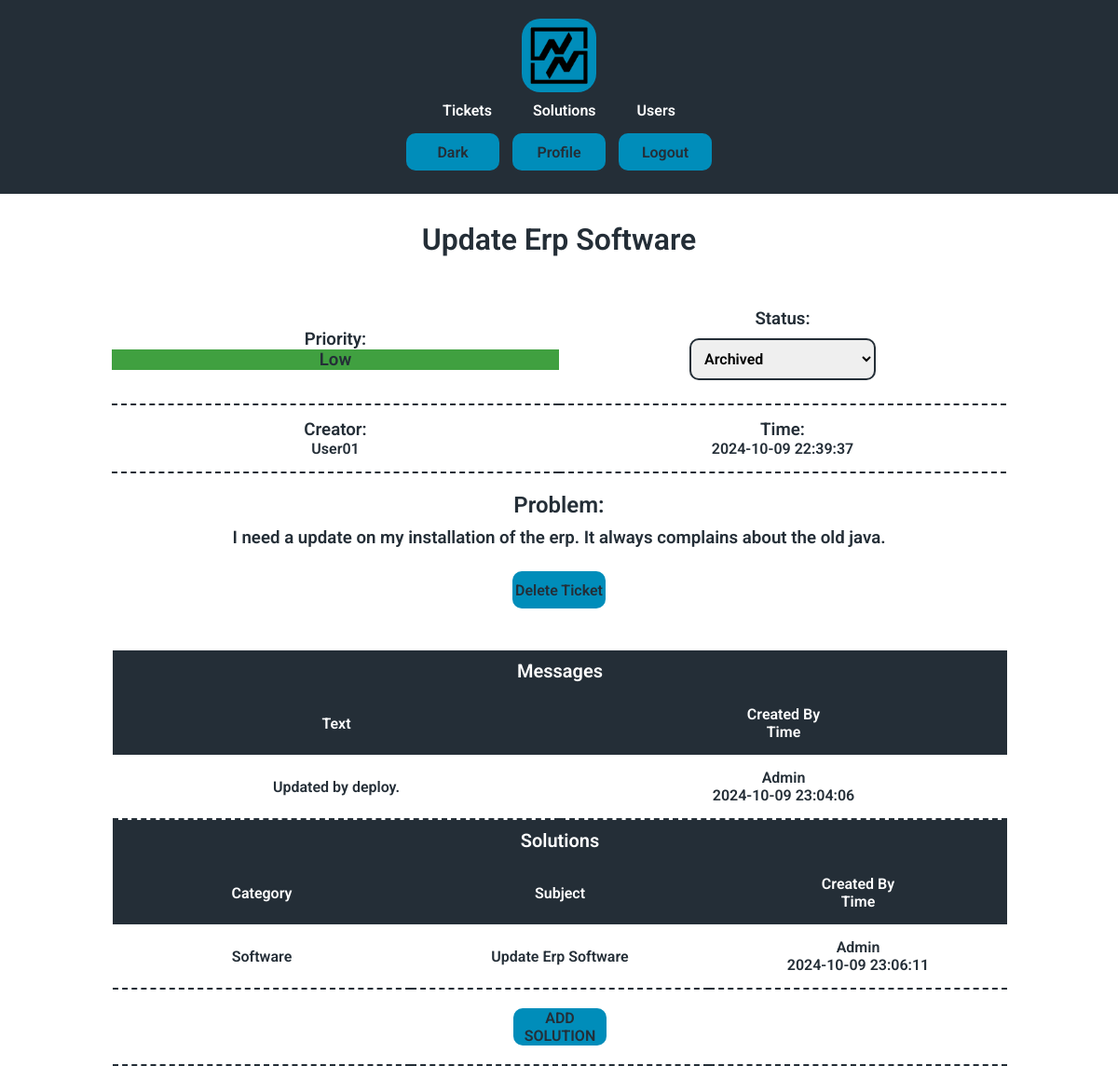
The page /showticket?id=2 (signed in) on the database its author committed.
### tables this page shows
CREATE TABLE tickets (
id INTEGER PRIMARY KEY AUTOINCREMENT NOT NULL,
subject TEXT NOT NULL,
creator INTEGER,
description TEXT,
status INTEGER DEFAULT 0 NOT NULL,
priority INTEGER DEFAULT 0 NOT NULL,
time TIMESTAMP DEFAULT CURRENT_TIMESTAMP,
FOREIGN KEY(creator) REFERENCES users(id)
ON DELETE SET NULL
ON UPDATE NO ACTION
);

CREATE TABLE users (id INTEGER PRIMARY KEY AUTOINCREMENT NOT NULL, name TEXT NOT NULL, hash TEXT NOT NULL, permission INTEGER DEFAULT 4 NOT NULL, active BLOB DEFAULT 0 NOT NULL, email TEXT NOT NULL);

CREATE TABLE messages(
    ticket_id INTEGER,
    creator INTEGER,
    time TIMESTAMP DEFAULT CURRENT_TIMESTAMP,
    message TEXT NOT NULL,
    FOREIGN KEY(ticket_id) REFERENCES tickets(id)ON DELETE CASCADE ON UPDATE NO ACTION,
    FOREIGN KEY(creator) REFERENCES users(id) ON DELETE SET NULL ON UPDATE NO ACTION
);

CREATE TABLE solutions (
id INTEGER PRIMARY KEY AUTOINCREMENT NOT NULL,
category TEXT NOT NULL,
subject TEXT NOT NULL,
creator INTEGER,
description TEXT,
time TIMESTAMP DEFAULT CURRENT_TIMESTAMP,
FOREIGN KEY(creator) REFERENCES users(id) ON DELETE SET NULL ON UPDATE NO ACTION
);

### app.py (the view)
@app.route("/showticket")
@login_required
def showticket():
    ticketID = request.args.get("id")
    if ticketID:
        session["show_ticket"] = ticketID
    else:
        ticketID = session["show_ticket"]
    ticket = db.execute(
        """
        SELECT tickets.id, tickets.subject, tickets.description, tickets.status, tickets.priority, tickets.time, tickets.creator, users.name AS creator_name
        FROM tickets LEFT JOIN users ON tickets.creator = users.id
        WHERE tickets.id = ?
        """
        , ticketID
        )
    solutions = db.execute(
        """
        SELECT s.*, u.name AS creator_name
        FROM solutions s
        JOIN interchange i ON s.id = i.solution_id
        JOIN tickets t ON t.id = i.ticket_id
        JOIN users u ON s.creator = u.id
        WHERE t.id = ?;
        """
        , ticketID
        )
    messages = db.execute(
        """
        SELECT messages.ticket_id, messages.message, messages.time, users.name AS creator_name
        FROM messages LEFT JOIN users ON messages.creator = users.id
        WHERE ticket_id = ?
        ORDER BY messages.time DESC
        """,
        ticketID
    )
    return render_template("showticket.html", ticket = ticket, priority = priority, status = ticketStatus, solutions = solutions, messages = messages)

### app.py (called while the page is built)
def login_required(f):
    @wraps(f)
    def decorated_function(*args, **kwargs):
        if not session.get("user_id"):
            return redirect("/") # Redirect to the login page or wherever necessary
        return f(*args, **kwargs)  # Proceed with the actual route if logged in
    return decorated_function

### templates/showticket.html (shortened to what this page needs)
{% extends "layout.html" %}
{% block h1 %}<h1>{{ ticket[0]["subject"] }}</h1>{% endblock %}
{% block body %}
  <div class="main">
    <table class="show">
      <tr>
        <td>
          <h3>Priority:</h3>
          <h3 class="{{ priority[ticket[0]['priority']] }}">{{ priority[ticket[0]["priority"]] }}</h3>
        </td>
        <td>
          <h3>Status:</h3>
          <form action="/saveticket" method="post">
            {% if session.get("permission") > 2 %}
            <select disabled id="status" name="status">
              <option value=""selected>
                {{ status[ticket[0]["status"]] }}
              </option>
            </select>
            {% else %}
            <select class="status{{ ticket[0]['status'] }}" id="status" name="status" onchange="clickButton()">
              {% for item in status %}
              {% if item == status[5] or item == status[4]%}
              <option  hidden disabled {% if item == status[ticket[0]["status"]] %}selected{% endif %}>
                {{ item }}
              </option>
              {% else %}
              <option value="{{ status.index(item) }}"
                  {% if item == status[ticket[0]["status"]] %}selected{% endif %}>
                  {{ item }}
              </option>
              {% endif %}
              {% endfor %}
            </select>
            {% endif %}
          </form>
        </td>
      </tr>
      <tr>
        <td>
          <h3>Creator:</h3>
          <h4>{{ ticket[0]["creator_name"] }}</h4>
        </td>
        <td>
          <h3>Time:</h3>
          <h4>{{ ticket[0]["time"] }}</h4>
        </td>
      </tr>
    </table>
    <h2>Problem:</h2>
    <h3>{{ ticket[0]["description"] }}</h3>
    <div class="margin">
      {% if ticket[0]["creator"] == session.get("user_id") or session.get("permission") < 2 %}
        <form action="/deleteticket">
          <button name="ticketID" value="{{ ticket[0]["id"] }}">Delete Ticket</button>
        </form>
      {% endif %}
    </div>
    </div>
    <table class="column">
      <caption>Messages</caption>
      <thead>
        <tr>
          <th>Text</th>
          <th>Created By <br> Time</th>
      </tr>
      </thead>
      <tbody>
        {% for message in messages %}
        <tr>
          <td >{{ message["message"] }}</td>
          <td> {{ message["creator_name"] }} <br> {{ message["time"] }}</td>
        </tr>
        {% endfor %}
      </tbody>
    </table>
      <table class="select column">
        <caption>Solutions</caption>
        <thead>
            <tr>
                <th>Category</th>
                <th>Subject</th>
                <th>Created By<br>Time</th>
            </tr>
        </thead>
        <tbody>
          {% for solution in solutions %}
            <tr onclick="clickButtonID('{{ solution['id'] }}')">
                <td> {{ solution["category"] }}</td>
                <td> {{ solution["subject"] }}</td>
                <td>{{ solution["creator_name"] }}<br>{{ solution["time"] }}</td>
            </tr>
            {% endfor %}
            <tr class="nohover">
              <td colspan="3">
                {% if session.get("permission") < 3 %}
            <form action="/newsolutiontoticket">
            <button type="submit">ADD SOLUTION</button>
            </form>
            {% endif %}
              </td>
            </tr>
        </tbody>
    </table>
{% endblock %}

### static/styles.css (style rules this page uses)
.Light { --color1: #242e37; --color2: #ffffff; --color3: #e1e3e4; --color4: #242e37; --color5: #008dba; --colorextra: #ffffff; --font: "Roboto", sans-serif; }
* { font-family: var(--font); box-sizing: border-box; margin: 0; padding: 0; font-weight: 600; --font-color: var(--color1); --background-color: var(--color2); --nav-color: var(--color4); --navfont-color: var(--colorextra); --button-color: var(--color5); --buttonfont-color: var(--color4); --hover-color: var(--color3); --hoverfont-color: var(--color4); --logo-color: var(--color5); --linkhover-color: var(--color5); --tab-color: var(--color4); --tabfont-color: var(--colorextra); --tabhover-color: var(--color5); --tabhoverfont-color: var(--color4); --disabled-color: var(--color4); --disabledfont-color: var(--color3); --placeholder-color: var(--color4); --aler-color: var(--color5); --active-color: var(--color1); --activefont-color: var(--color5); --border-color: var(--color5); }
html { background-color: var(--background-color); color: var(--font-color); }
body { transition: background-color 0.5s, color 0.3s; }
button { background-color: var(--button-color); color: var(--buttonfont-color); border: none; border-radius: 10px; cursor: pointer; transition: all 0.5s ease 0s; width: 100px; height: 40px; font-size: 16px; margin: 5px; }
.main { margin: 40px 0 40px 0; }
.margin { margin: 20px 0 20px; }
table { width: 100%; border-collapse: collapse; text-align: center; table-layout: fixed; margin: 20px 0 20px 0; }
.column { float: left; width: 49.8%; margin: 0px 1px 0px 1px; }
td { padding: 15px 0px; border-bottom: 2px dashed var(--tab-color); }
th { background-color: var(--tab-color); padding: 15px 0px; transition: all 0.5s ease 0s; color: var(--tabfont-color); }
caption { font-size: 20px; padding: 10px 10px; color: var(--tabfont-color); background-color: var(--tab-color); }
.show { width:50%; margin-left:auto; margin-right:auto; }
h1 { margin: 20px 0 20px; }
h2 { margin: 10px 0 10px; }
input, select, textarea { width: 25%; min-width: 200px; padding: 10px; margin: 10px 0px; border: 2px solid var(--font-color); border-radius: 10px; font-size: 16px; }
.Low { background-color: rgba(0, 128, 0, 0.75); }
@media (max-width: 1300px) { .column { width: 100%; } }
@media (max-width: 1300px) { .show { width: 100%; } }
@media (max-width: 1300px) { td { width: 50%; } }

### rows shown on the page
tickets: subject "Update Erp Software", priority "Low", status "Archived", time "2024-10-09 22:39:37", description "I need a update on my installation of the erp. It always complains about the old java."
users: name "User01"
messages: message "Updated by deploy.", creator_name "Admin", time "2024-10-09 23:04:06"
solutions: category "Software", subject "Update Erp Software", creator_name "Admin", time "2024-10-09 23:06:11"
